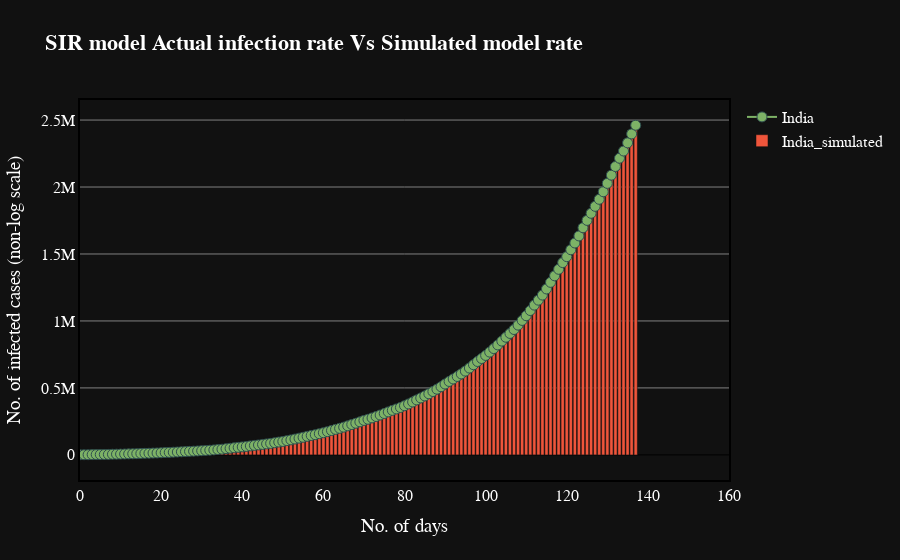

Notebook cell for this chart:
### Markdown cell above
# Dashboard

### Code cell
import dash
dash.__version__
import dash_core_components as dcc
import dash_html_components as html
from dash.dependencies import Input, Output,State

import plotly.graph_objects as go
import plotly.express as px

%matplotlib inline
import matplotlib as mpl
import matplotlib.pyplot as plt

import seaborn as sns


# Load processed file 
country = 'Germany'
df_plot=pd.read_csv('../data/processed/dynamic_model.csv', sep=';')  
# df_plot.reset_index(inplace=True)
# load ro, beta, gamma values as hyperparameters
# with open('../data/processed/hyderparamters.pkl', 'rb') as f:
#     hyperparamters = pickle.load(f)

    
## Dashboard visual board ##
fig = go.Figure()

# Add traces
fig.add_trace(go.Scatter(x=df_plot.index, y=df_plot.India_ydata,
                    mode='lines+markers', name='India',
                         marker=dict(
                     color='rgb(125, 178, 102)',
                     size=10,
                     line=dict(
                        color='DarkSlateGrey',
                        width=1
                      ),
                    
                         )))
              
# fig.add_trace(go.Scatter(x=df_plot.index, y=df_plot.India_fitted,
#                     mode='lines+markers',
#                     name='India_simulated'))

fig.add_bar(x = df_plot.index, y=df_plot.India_fitted,
#                     mode='lines+markers',
                    name='India_simulated'
                    )




fig.update_layout(
    title='<b>SIR model Actual infection rate Vs Simulated model rate</b>',
    xaxis_title='No. of days',
    yaxis_title='No. of infected cases (non-log scale)',
    template = 'plotly_dark',
    font=dict(
         family='Verdana',
         size=16,
         color='white'
    )
)
fig.update_xaxes(showline=True,
                 linewidth=2,
                 linecolor='black',
                 mirror=True,
                 showgrid=False,
                 zerolinecolor='white',
                 zerolinewidth=1,
                 range=[0, 160])
fig.update_yaxes(showline=True,
                 linewidth=2,
                 linecolor='black',
                 mirror=True,
                 showgrid=True,
                 gridwidth=1,
                 gridcolor='grey',
                 zerolinecolor='black',
                 zerolinewidth=1,
#                  range=[-10000, 3000000]
                )
fig.show()

### Figure 1 — Plotly figure (JSON) as saved in the notebook; plotly's stock layout.template omitted (floating-point values rounded to 4 significant figures; data arrays with more than 128 entries replaced by an {"elided": "..."} marker saying what was removed)
{"data": [{"marker": {"color": "rgb(125, 178, 102)", "line": {"color": "DarkSlateGrey", "width": 1}, "size": 10}, "mode": "lines+markers", "name": "India", "type": "scatter", "x": {"elided": "159 int values"}, "y": {"elided": "159 int values"}}, {"name": "India_simulated", "type": "bar", "x": {"elided": "159 int values"}, "y": {"elided": "159 float values"}}], "layout": {"font": {"color": "white", "family": "Verdana", "size": 16}, "title": {"text": "<b>SIR model Actual infection rate Vs Simulated model rate</b>"}, "xaxis": {"linecolor": "black", "linewidth": 2, "mirror": true, "range": [0, 160], "showgrid": false, "showline": true, "title": {"text": "No. of days"}, "zerolinecolor": "white", "zerolinewidth": 1}, "yaxis": {"gridcolor": "grey", "gridwidth": 1, "linecolor": "black", "linewidth": 2, "mirror": true, "showgrid": true, "showline": true, "title": {"text": "No. of infected cases (non-log scale)"}, "zerolinecolor": "black", "zerolinewidth": 1}}}
